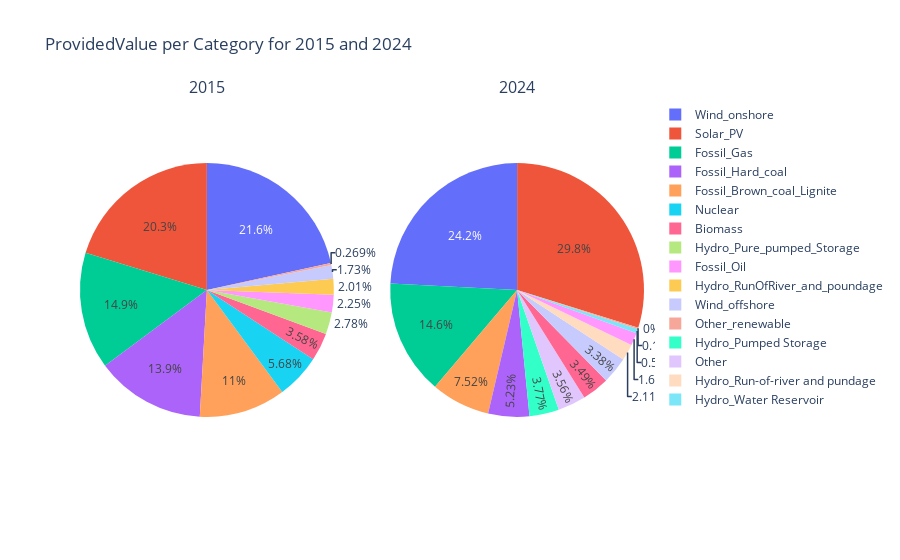

Notebook code for this chart:
### Markdown cell above
### 2.1 Aus welchen Energieträgern setzt sich die realisierte Erzeugung zusammen (Gesamt Kapazität vs. realisierte Erzeugung)

### Code cell
import pandas as pd
import plotly.graph_objects as go
from plotly.subplots import make_subplots

# Assuming you already have your DataFrame
df = pd.read_csv('Data/NGC.csv')

# Filter the DataFrame for the years 2015 and 2024
df_2015 = df[df['Year'] == 2015]
df_2024 = df[df['Year'] == 2024]

# Create subplots with one row and two columns
fig = make_subplots(rows=1, cols=2, subplot_titles=('2015', '2024'), specs=[[{'type': 'domain'}, {'type': 'domain'}]])

# Add pie charts to the subplots
fig.add_trace(go.Pie(labels=df_2015['Category'], values=df_2015['ProvidedValue'], name="2015"), 1, 1)
fig.add_trace(go.Pie(labels=df_2024['Category'], values=df_2024['ProvidedValue'], name="2024"), 1, 2)

# Update layout
fig.update_layout(title_text="ProvidedValue per Category for 2015 and 2024")

# Show plot
fig.show()

### Figure 1 — Plotly figure (JSON) as saved in the notebook; plotly's stock layout.template omitted (floating-point values rounded to 4 significant figures)
{"data": [{"domain": {"x": [0, 0.45], "y": [0, 1]}, "labels": ["Biomass", "Fossil_Brown_coal_Lignite", "Fossil_Gas", "Fossil_Hard_coal", "Fossil_Oil", "Hydro_Pure_pumped_Storage", "Hydro_RunOfRiver_and_poundage", "Nuclear", "Other_renewable", "Wind_offshore", "Wind_onshore", "Solar_PV"], "name": "2015", "type": "pie", "values": [6804.0, 20929, 28330.0, 26480.0, 4281.0, 5282.0, 3811.0, 10793, 511.7, 3283.0, 41030.0, 38520.0]}, {"domain": {"x": [0.55, 1], "y": [0, 1]}, "labels": ["Biomass", "Wind_offshore", "Wind_onshore", "Fossil_Brown_coal_Lignite", "Fossil_Gas", "Fossil_Hard_coal", "Fossil_Oil", "Hydro_Pumped Storage", "Hydro_Run-of-river and pundage", "Hydro_Water Reservoir", "Nuclear", "Other", "Other_renewable", "Solar_PV"], "name": "2024", "type": "pie", "values": [8642.0, 8386.0, 59920.0, 18640.0, 36230.0, 12970.0, 3966.0, 9350, 5227.0, 1397, 0, 8814.0, 414.4, 73820.0]}], "layout": {"annotations": [{"font": {"size": 16}, "showarrow": false, "text": "2015", "x": 0.225, "xanchor": "center", "xref": "paper", "y": 1, "yanchor": "bottom", "yref": "paper"}, {"font": {"size": 16}, "showarrow": false, "text": "2024", "x": 0.775, "xanchor": "center", "xref": "paper", "y": 1, "yanchor": "bottom", "yref": "paper"}], "title": {"text": "ProvidedValue per Category for 2015 and 2024"}}}
